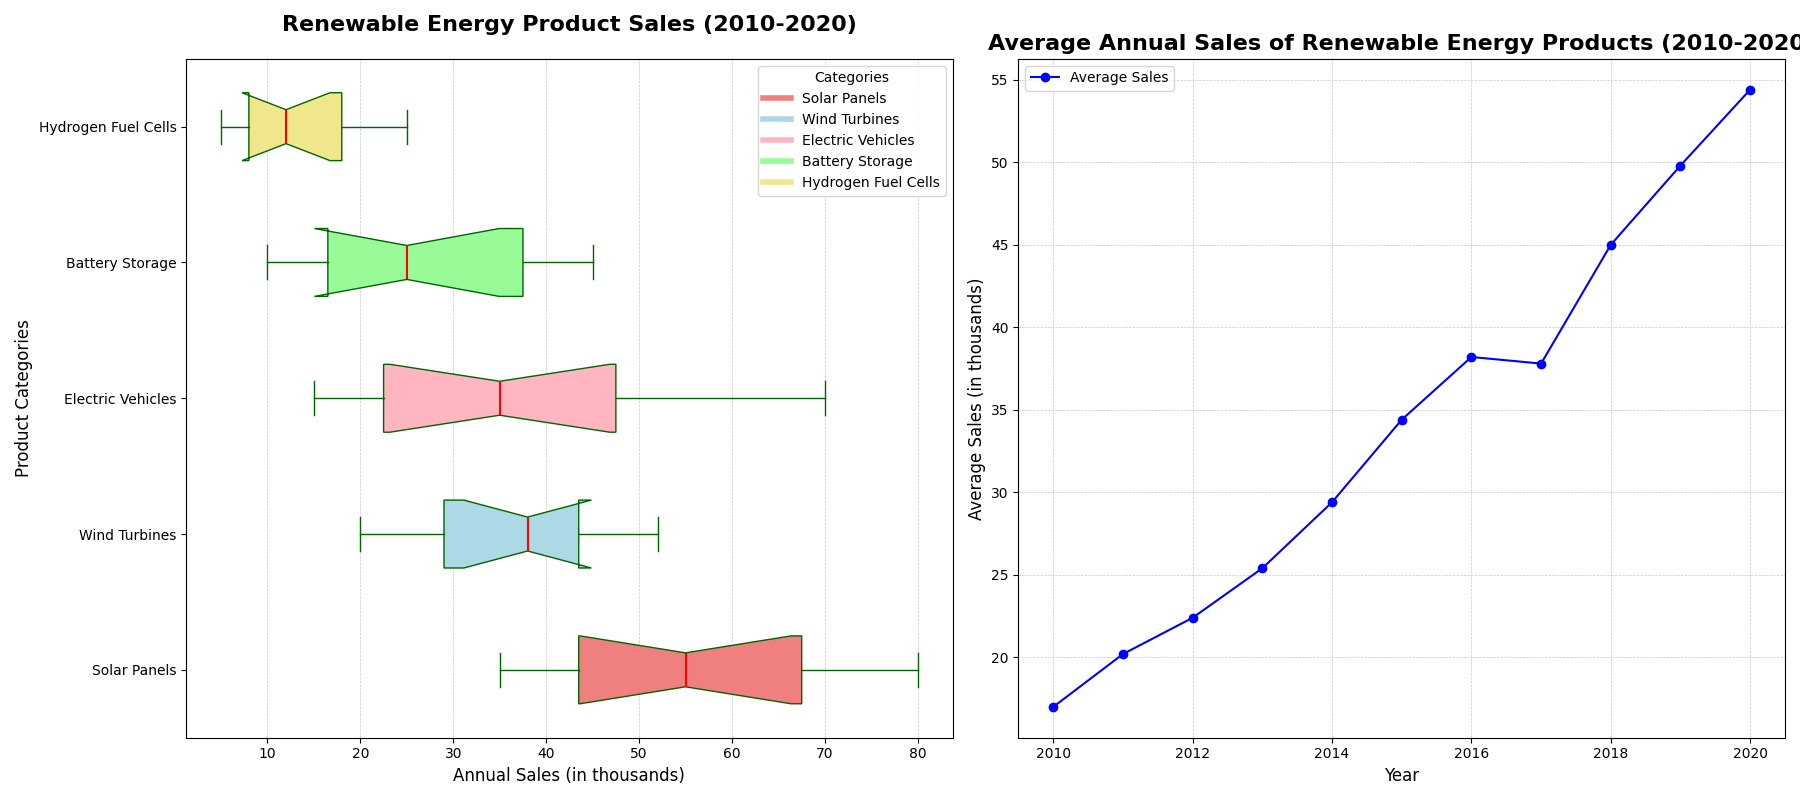

Reproduce this figure in Python.
import matplotlib.pyplot as plt
import numpy as np

# Data preparation
categories = ['Solar Panels', 'Wind Turbines', 'Electric Vehicles', 'Battery Storage', 'Hydrogen Fuel Cells']

solar_panels_sales = [35, 40, 42, 45, 50, 60, 65, 55, 70, 75, 80]
wind_turbines_sales = [20, 25, 28, 30, 35, 40, 42, 38, 45, 50, 52]
electric_vehicles_sales = [15, 18, 20, 25, 30, 35, 40, 45, 50, 60, 70]
battery_storage_sales = [10, 12, 15, 18, 22, 25, 30, 35, 40, 42, 45]
hydrogen_fuel_cells_sales = [5, 6, 7, 9, 10, 12, 14, 16, 20, 22, 25]

sales_data = [solar_panels_sales, wind_turbines_sales, electric_vehicles_sales,
               battery_storage_sales, hydrogen_fuel_cells_sales]

average_sales = np.mean([solar_panels_sales, wind_turbines_sales, electric_vehicles_sales,
                         battery_storage_sales, hydrogen_fuel_cells_sales], axis=0)
years = list(range(2010, 2020 + 1))

# Plot setup
fig, (ax1, ax2) = plt.subplots(1, 2, figsize=(18, 8))

# First subplot: Horizontal Box Plot
ax1.boxplot(sales_data, patch_artist=True, labels=categories, notch=True, vert=False,
            boxprops=dict(facecolor='lightgreen', color='darkgreen'),
            whiskerprops=dict(color='darkgreen'),
            capprops=dict(color='darkgreen'),
            medianprops=dict(color='red', linewidth=1.5))

colors = ['lightcoral', 'lightblue', 'lightpink', 'palegreen', 'khaki']
for patch, color in zip(ax1.patches, colors):
    patch.set_facecolor(color)

ax1.set_title('Renewable Energy Product Sales (2010-2020)', fontsize=16, weight='bold', pad=20)
ax1.set_xlabel('Annual Sales (in thousands)', fontsize=12)
ax1.set_ylabel('Product Categories', fontsize=12)
ax1.grid(True, linestyle='--', linewidth=0.5, alpha=0.7, axis='x')

handles = [plt.Line2D([0], [0], color=color, lw=4) for color in colors]
ax1.legend(handles, categories, title='Categories', loc='upper right')

# Second subplot: Line Plot for average annual sales
ax2.plot(years, average_sales, marker='o', linestyle='-', color='blue', label='Average Sales')
ax2.set_title('Average Annual Sales of Renewable Energy Products (2010-2020)', fontsize=16, weight='bold')
ax2.set_xlabel('Year', fontsize=12)
ax2.set_ylabel('Average Sales (in thousands)', fontsize=12)
ax2.grid(True, linestyle='--', linewidth=0.5, alpha=0.7)
ax2.legend(loc='upper left')

plt.tight_layout()
plt.show()
